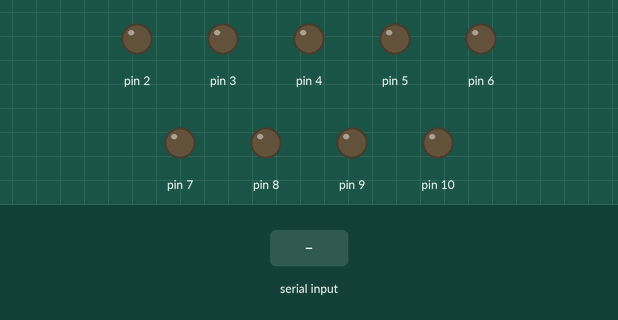
This sketch was run on a simulated Arduino Uno, built with avr-gcc and run on an emulated ATmega328P. On the bench: output pins drawn as LEDs (lit = HIGH). The inputs (shaded band) are chosen by the test bench.

Above: at 1.2 s.
1.3 s: "1" received over Serial
At 2.1 s:
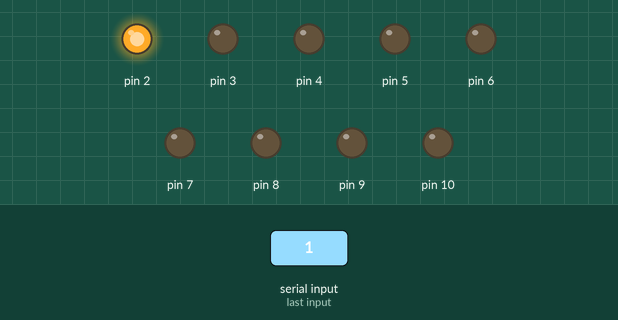
2.8 s: "2" received over Serial
At 3.2 s:
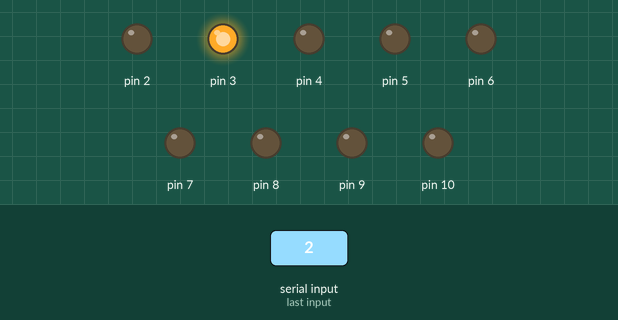
4.3 s: "3" received over Serial
At 5.5 s:
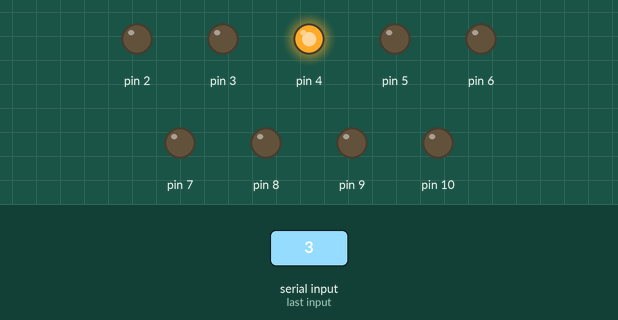
5.8 s: "4" received over Serial
At 6.7 s:
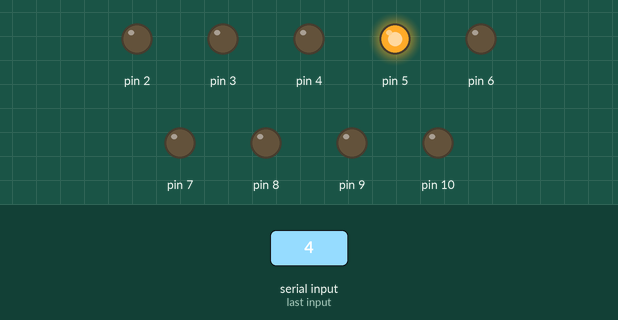
7.3 s: "5" received over Serial
At 7.8 s:
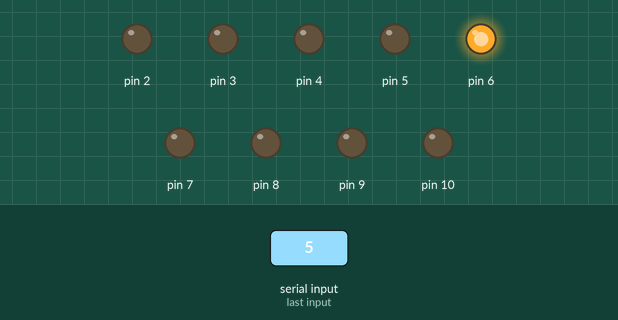
8.8 s: "6" received over Serial
At 10.2 s:
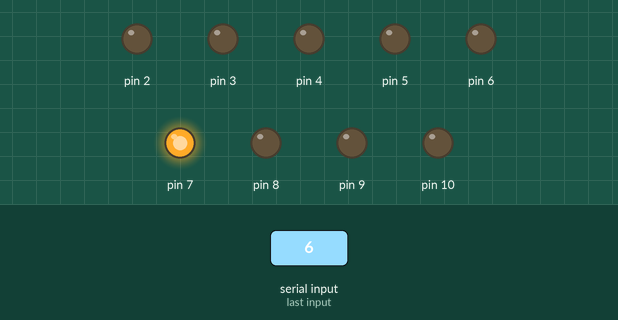
Timing chart, 0 to 11.3 s (numbered marks = the images above; inputs shaded):
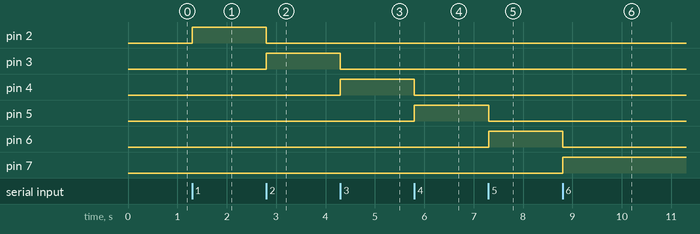

The sketch:

leddd.ino
```cpp
void setup() {


Serial.begin(9600);

pinMode(2, OUTPUT);
pinMode(3, OUTPUT);
pinMode(4, OUTPUT);
pinMode(5, OUTPUT);
pinMode(6, OUTPUT);
pinMode(7, OUTPUT);
pinMode(8, OUTPUT);
pinMode(9, OUTPUT);
pinMode(10, OUTPUT);

}

void loop() {

if(Serial.available()) {
  int a=Serial.read();
   if(a=='1'){
      digitalWrite(2,HIGH);
      digitalWrite(3, LOW);
      digitalWrite(4, LOW);
      digitalWrite(5, LOW);
      digitalWrite(6, LOW);
      digitalWrite(7, LOW);
      digitalWrite(8, LOW);
      digitalWrite(9, LOW);
      digitalWrite(10, LOW);

    }
   else if(a == '2')
      {
      digitalWrite(2,LOW);
      digitalWrite(3, HIGH);
      digitalWrite(4, LOW);
      digitalWrite(5, LOW);
      digitalWrite(6, LOW);
      digitalWrite(7, LOW);
      digitalWrite(8, LOW);
      digitalWrite(9, LOW);
      digitalWrite(10, LOW);

      }
    else  if(a == '3')
      {
      digitalWrite(2,LOW);
      digitalWrite(3, LOW);
      digitalWrite(4, HIGH);
      digitalWrite(5, LOW);
      digitalWrite(6, LOW);
      digitalWrite(7, LOW);
      digitalWrite(8, LOW);
      digitalWrite(9, LOW);
      digitalWrite(10, LOW);

      }
     else if(a == '4')
      {
      digitalWrite(2,LOW);
      digitalWrite(3, LOW);
      digitalWrite(4, LOW);
      digitalWrite(5, HIGH);
      digitalWrite(6, LOW);
      digitalWrite(7, LOW);
      digitalWrite(8, LOW);
      digitalWrite(9, LOW);
      digitalWrite(10, LOW);

      }
     else if(a == '5')
      {
      digitalWrite(2,LOW);
      digitalWrite(3, LOW);
      digitalWrite(4, LOW);
      digitalWrite(5, LOW);
      digitalWrite(6, HIGH);
      digitalWrite(7, LOW);
      digitalWrite(8, LOW);
      digitalWrite(9, LOW);
      digitalWrite(10, LOW);

      }
    else  if(a == '6')
      {
      digitalWrite(2,LOW);
      digitalWrite(3, LOW);
      digitalWrite(4, LOW);
      digitalWrite(5, LOW);
      digitalWrite(6, LOW);
      digitalWrite(7, HIGH);
      digitalWrite(8, LOW);
      digitalWrite(9, LOW);
      digitalWrite(10, LOW);

      }
     else if(a == '7')
      {
      digitalWrite(2,LOW);
      digitalWrite(3, LOW);
      digitalWrite(4, LOW);
      digitalWrite(5, LOW);
      digitalWrite(6, LOW);
      digitalWrite(7, LOW);
      digitalWrite(8, HIGH);
      digitalWrite(9, LOW);
      digitalWrite(10, LOW);

      }
     else if(a == '8')
      {
      digitalWrite(2,LOW);
      digitalWrite(3, LOW);
      digitalWrite(4, LOW);
      digitalWrite(5, LOW);
      digitalWrite(6, LOW);
      digitalWrite(7, LOW);
      digitalWrite(8, LOW);
      digitalWrite(9, HIGH);
      digitalWrite(10, LOW);

      }
   else   if(a == '9')
      {
      digitalWrite(2,LOW);
      digitalWrite(3, LOW);
      digitalWrite(4, LOW);
      digitalWrite(5, LOW);
      digitalWrite(6, LOW);
      digitalWrite(7, LOW);
      digitalWrite(8, LOW);
      digitalWrite(9, LOW);
      digitalWrite(10, HIGH);

      }
}
}
```

Measured:
- after the input at 1.3 s, pin 2: LOW → HIGH at once
- after the input at 2.8 s, pin 2: HIGH → LOW at once; pin 3: LOW → HIGH at once
- after the input at 4.3 s, pin 3: HIGH → LOW at once; pin 4: LOW → HIGH at once
- after the input at 5.8 s, pin 4: HIGH → LOW at once; pin 5: LOW → HIGH at once
- after the input at 7.3 s, pin 5: HIGH → LOW at once; pin 6: LOW → HIGH at once
- after the input at 8.8 s, pin 6: HIGH → LOW at once; pin 7: LOW → HIGH at once
